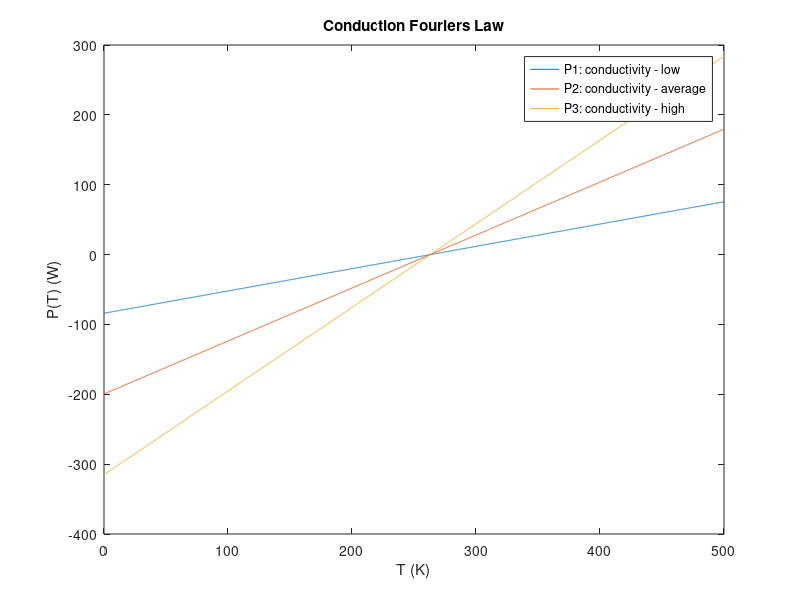

The MATLAB script that drew this image:
%%Author: David Al-Nemri
%%NASA Microgravity NExT - Under Ice


%******Heat Conduction******

%P: Power
%k: thermal conductivity 12,28.5,45
%A: Area (Side of a Cylinder)
%d: distance going in
%1 in = 2.54 cm
%1 in = .0254 m

ratio = .0254;              %conversion rate to cm
k = [12,28.5,45]            %thermal conductivity ()
r = .5 * ratio;             %radius of cylinder (m)
h = ratio;                  %height of cylindrical sheet (m)
A = 2*pi*r*h;               %Area of cylindrical sheet (m^2) 
Tc = 263.15;                %Temperature of ice (K)
d = 3*ratio;                %length of ice sample (m)

alpha1 = k(1)*A / d;        %constants made up of previous values
alpha2 = k(2)*A / d;        %slopes of the linear equation (W/K or (J/(s*K))
alpha3 = k(3)*A / d;        %both lines apply to all 3 alphas


%Functions: Fourier's Law
T = [0:0.1:500];
P1 = alpha1 *(T - Tc);
P2 = alpha2 *(T - Tc);
P3 = alpha3 *(T - Tc);

%Plotting of Functions
plot(T,P1);
hold on
plot(T,P2);
hold on
plot(T,P3);
xlabel('T (K)');
ylabel('P(T) (W)');
title('Conduction Fouriers Law');
legend('P1: conductivity - low','P2: conductivity - average', 'P3: conductivity - high');